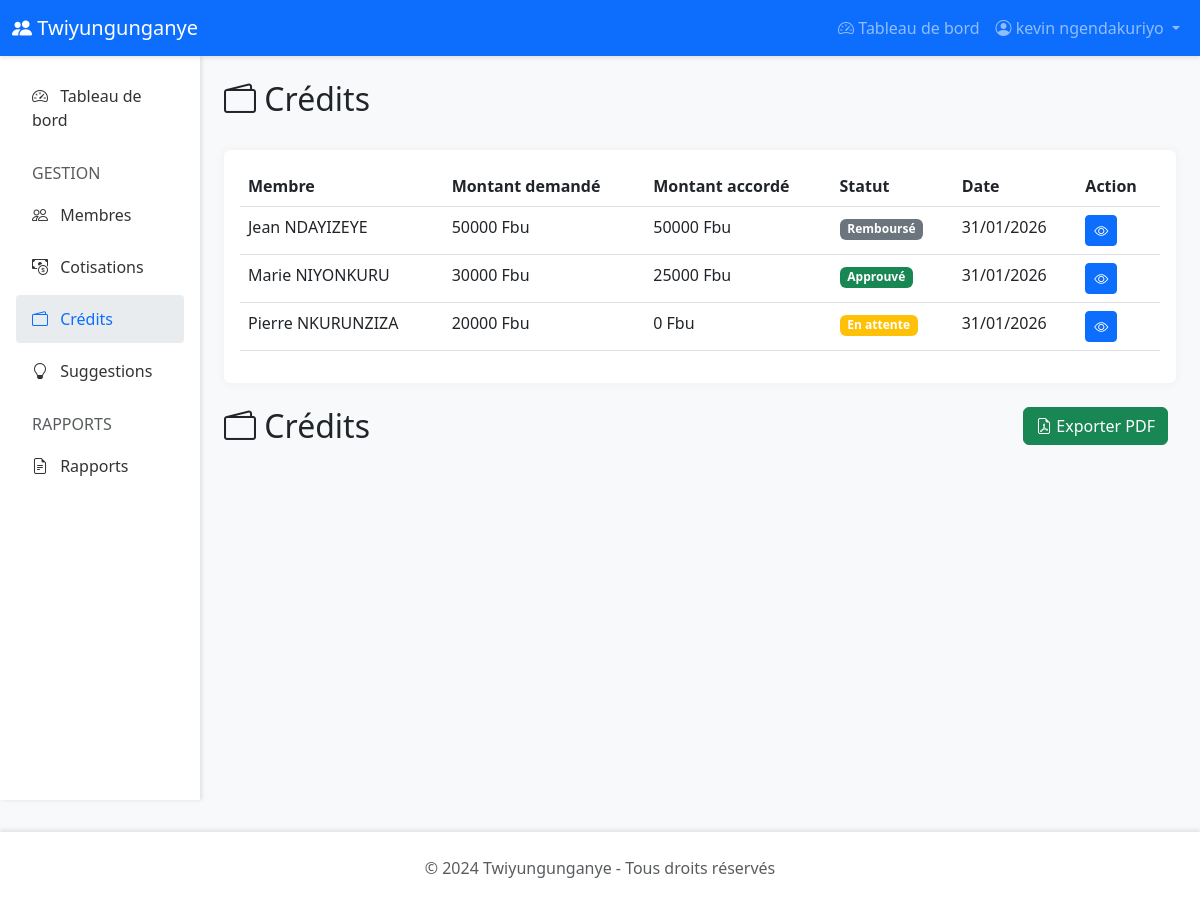
Page /credits/ (signed in) on the committed database.
### twiyungunganye/models.py (models this page shows, shortened)
class Membre(AbstractBaseUser, PermissionsMixin):
    id_membre = models.AutoField(primary_key=True)
    nom = models.CharField(max_length=100)
    prenom = models.CharField(max_length=100)
    carte_identite = models.CharField(max_length=50, unique=True)
    email = models.EmailField(max_length=255, blank=True, null=True)
    telephone = models.CharField(max_length=20, blank=True, null=True)
    adresse = models.TextField(blank=True, null=True)
    date_inscription = models.DateField(default=timezone.now)
    est_actif = models.BooleanField(default=True)
    is_active = models.BooleanField(default=True)
    is_staff = models.BooleanField(default=False)
    is_admin = models.BooleanField(default=False)
    is_gestionnaire = models.BooleanField(default=False)  # Droits réduits
    objects = MembreManager()
    USERNAME_FIELD = 'carte_identite'
    REQUIRED_FIELDS = ['nom', 'prenom']
    class Meta:
        db_table = 'membres'
        verbose_name = 'Membre'
        verbose_name_plural = 'Membres'
        ordering = ['nom', 'prenom']
    def get_full_name(self):
        return f"{self.prenom} {self.nom}"

class Credit(models.Model):
    id_credit = models.AutoField(primary_key=True)
    membre = models.ForeignKey(Membre, on_delete=models.CASCADE, related_name='credits')
    montant_demande = models.DecimalField(max_digits=10, decimal_places=2)
    montant_accorde = models.DecimalField(max_digits=10, decimal_places=2)
    taux_interet = models.DecimalField(max_digits=5, decimal_places=2, default=5.00)  # 5% par défaut
    date_demande = models.DateField(default=timezone.now)
    date_accord = models.DateField(null=True, blank=True)
    statut = models.CharField(
        max_length=20,
        choices=[
            ('EN_ATTENTE', 'En attente'),
            ('APPROUVE', 'Approuvé'),
            ('REJETE', 'Rejeté'),
            ('REMBOURSE', 'Remboursé'),
            ('EN_COURS', 'En cours de remboursement')
        ],
        default='EN_ATTENTE'
    )
    nombre_mois_ecoules = models.IntegerField(default=0)
    remarque = models.TextField(blank=True, null=True)
    class Meta:
        db_table = 'credits'
        verbose_name = 'Crédit'
        verbose_name_plural = 'Crédits'
        ordering = ['-date_demande']

### twiyungunganye/views.py (the view)
# urls.py: path('credits/', views.liste_credits, name='liste_credits'),
@login_required
def liste_credits(request):
    if request.user.is_admin or request.user.is_gestionnaire:
        credits = Credit.objects.all().order_by('-date_demande')
    else:
        credits = Credit.objects.filter(membre=request.user).order_by('-date_demande')
    context = {
        'credits': credits,
    }
    return render(request, 'twiyungunganye/credits/liste.html', context)

### templates/twiyungunganye/credits/liste.html (shortened to what this page needs)
{% extends 'twiyungunganye/base.html' %}
{% block content %}
<div class="d-flex justify-content-between mb-4">
    <h2><i class="bi bi-wallet2"></i> Crédits</h2>
</div>
<div class="card">
    <div class="card-body">
        {% if credits %}
        <table class="table table-hover">
            <thead><tr><th>Membre</th><th>Montant demandé</th><th>Montant accordé</th><th>Statut</th><th>Date</th><th>Action</th></tr></thead>
            <tbody>
            {% for credit in credits %}
            <tr>
                <td>{{ credit.membre.get_full_name }}</td>
                <td>{{ credit.montant_demande|floatformat:0 }} Fbu</td>
                <td>{{ credit.montant_accorde|floatformat:0 }} Fbu</td>
                <td>
                    {% if credit.statut == 'EN_ATTENTE' %}<span class="badge bg-warning">En attente</span>
                    {% elif credit.statut == 'APPROUVE' %}<span class="badge bg-success">Approuvé</span>
                    {% elif credit.statut == 'REJETE' %}<span class="badge bg-danger">Rejeté</span>
                    {% elif credit.statut == 'EN_COURS' %}<span class="badge bg-info">En cours</span>
                    {% else %}<span class="badge bg-secondary">Remboursé</span>{% endif %}
                </td>
                <td>{{ credit.date_demande|date:"d/m/Y" }}</td>
                <td><a href="{% url 'detail_credit' credit.pk %}" class="btn btn-sm btn-primary"><i class="bi bi-eye"></i></a></td>
            </tr>
            {% endfor %}
            </tbody>
        </table>
        {% else %}<div class="text-center py-5"><p>Aucun crédit</p></div>{% endif %}
    </div>
</div>
<div class="d-flex justify-content-between mb-4">
    <h2><i class="bi bi-wallet2"></i> Crédits</h2>
    <div>
        {% if user.is_admin or user.is_gestionnaire %}
        <a href="{% url 'export_liste_credits_pdf' %}" class="btn btn-success me-2">
            <i class="bi bi-file-earmark-pdf"></i> Exporter PDF
        </a>
        {% endif %}
    </div>
</div>
{% endblock %}

### templates/twiyungunganye/base.html (shortened to what this page needs)
<!DOCTYPE html>
<html lang="fr">
<head>
    <link href="https://cdn.jsdelivr.net/npm/bootstrap@5.3.0/dist/css/bootstrap.min.css" rel="stylesheet">
    <link rel="stylesheet" href="https://cdn.jsdelivr.net/npm/bootstrap-icons@1.10.0/font/bootstrap-icons.css">
</head>
<body>
    <nav class="navbar navbar-expand-lg navbar-dark bg-primary sticky-top">
        <div class="container-fluid">
            <a class="navbar-brand" href="{% url 'index' %}">
                <i class="bi bi-people-fill"></i> Twiyungunganye
            </a>
            <div class="collapse navbar-collapse" id="navbarNav">
                <ul class="navbar-nav ms-auto">
                    {% if user.is_authenticated %}
                        <li class="nav-item">
                            <a class="nav-link" href="{% url 'dashboard' %}">
                                <i class="bi bi-speedometer2"></i> Tableau de bord
                            </a>
                        </li>
                        <li class="nav-item dropdown">
                            <a class="nav-link dropdown-toggle" href="#" id="navbarDropdown" role="button" data-bs-toggle="dropdown">
                                <i class="bi bi-person-circle"></i> {{ user.get_full_name }}
                            </a>
                        </li>
                    {% else %}
                        <li class="nav-item">
                            <a class="nav-link" href="{% url 'login' %}">
                                <i class="bi bi-box-arrow-in-right"></i> Connexion
                            </a>
                        </li>
                    {% endif %}
                </ul>
            </div>
        </div>
    </nav>
    <div class="container-fluid">
        <div class="row">
            {% if user.is_authenticated %}
            <nav class="col-md-3 col-lg-2 d-md-block sidebar p-3">
                <div class="position-sticky">
                    <ul class="nav flex-column">
                        <li class="nav-item">
                            <a class="nav-link {% if request.resolver_match.url_name == 'dashboard' %}active{% endif %}" href="{% url 'dashboard' %}">
                                <i class="bi bi-speedometer2"></i> Tableau de bord
                            </a>
                        </li>
                        {% if user.is_admin or user.is_gestionnaire %}
                        <li class="nav-item mt-3">
                            <h6 class="text-muted px-3 mb-2">GESTION</h6>
                        </li>
                        <li class="nav-item">
                            <a class="nav-link {% if 'membres' in request.path %}active{% endif %}" href="{% url 'liste_membres' %}">
                                <i class="bi bi-people"></i> Membres
                            </a>
                        </li>
                        {% endif %}
                        <li class="nav-item">
                            <a class="nav-link {% if 'cotisations' in request.path %}active{% endif %}" href="{% url 'liste_cotisations' %}">
                                <i class="bi bi-cash-coin"></i> Cotisations
                            </a>
                        </li>
                        <li class="nav-item">
                            <a class="nav-link {% if 'credits' in request.path %}active{% endif %}" href="{% url 'liste_credits' %}">
                                <i class="bi bi-wallet2"></i> Crédits
                            </a>
                        </li>
                        <li class="nav-item">
                            <a class="nav-link {% if 'suggestions' in request.path %}active{% endif %}" href="{% url 'liste_suggestions' %}">
                                <i class="bi bi-lightbulb"></i> Suggestions
                            </a>
                        </li>
                        {% if user.is_admin or user.is_gestionnaire %}
                        <li class="nav-item mt-3">
                            <h6 class="text-muted px-3 mb-2">RAPPORTS</h6>
                        </li>
                        <li class="nav-item">
                            <a class="nav-link {% if 'rapports' in request.path %}active{% endif %}" href="{% url 'rapports' %}">
                                <i class="bi bi-file-earmark-text"></i> Rapports
                            </a>
                        </li>
                        {% endif %}
                    </ul>
                </div>
            </nav>
            <main class="col-md-9 ms-sm-auto col-lg-10 px-md-4 py-4">
            {% else %}
            <main class="container py-4">
            {% endif %}
                {% block content %}{% endblock %}
            </main>
        </div>
    </div>
    <footer class="text-center text-muted">
        <div class="container">
            <p class="mb-0">&copy; 2024 Twiyungunganye - Tous droits réservés</p>
        </div>
    </footer>
</body>
</html>

### templates/twiyungunganye/base.html (style rules this page uses)
:root { --primary-color: #0d6efd; --secondary-color: #6c757d; --success-color: #198754; --danger-color: #dc3545; }
body { font-family: 'Segoe UI', Tahoma, Geneva, Verdana, sans-serif; background-color: #f8f9fa; }
.navbar { box-shadow: 0 2px 4px rgba(0,0,0,.1); }
.sidebar { min-height: calc(100vh - 56px); background-color: #fff; box-shadow: 2px 0 4px rgba(0,0,0,.1); }
.sidebar .nav-link { color: #333; padding: 0.75rem 1rem; border-radius: 0.25rem; margin-bottom: 0.25rem; }
.sidebar .nav-link:hover, .sidebar .nav-link.active { background-color: #e9ecef; color: var(--primary-color); }
.sidebar .nav-link i { margin-right: 0.5rem; }
.card { border: none; box-shadow: 0 0 10px rgba(0,0,0,.05); margin-bottom: 1.5rem; }
.table { background-color: #fff; }
footer { background-color: #fff; margin-top: 2rem; padding: 1.5rem 0; box-shadow: 0 -2px 4px rgba(0,0,0,.1); }

### rows in the picture
Membre: get_full_name "kevin ngendakuriyo"
Credit: membre.get_full_name "Jean NDAYIZEYE", montant_demande "50000", montant_accorde "50000", statut "Remboursé", date_demande "31/01/2026"
Credit: membre.get_full_name "Marie NIYONKURU", montant_demande "30000", montant_accorde "25000", statut "Approuvé", date_demande "31/01/2026"
Credit: membre.get_full_name "Pierre NKURUNZIZA", montant_demande "20000", montant_accorde "0", statut "En attente", date_demande "31/01/2026"
